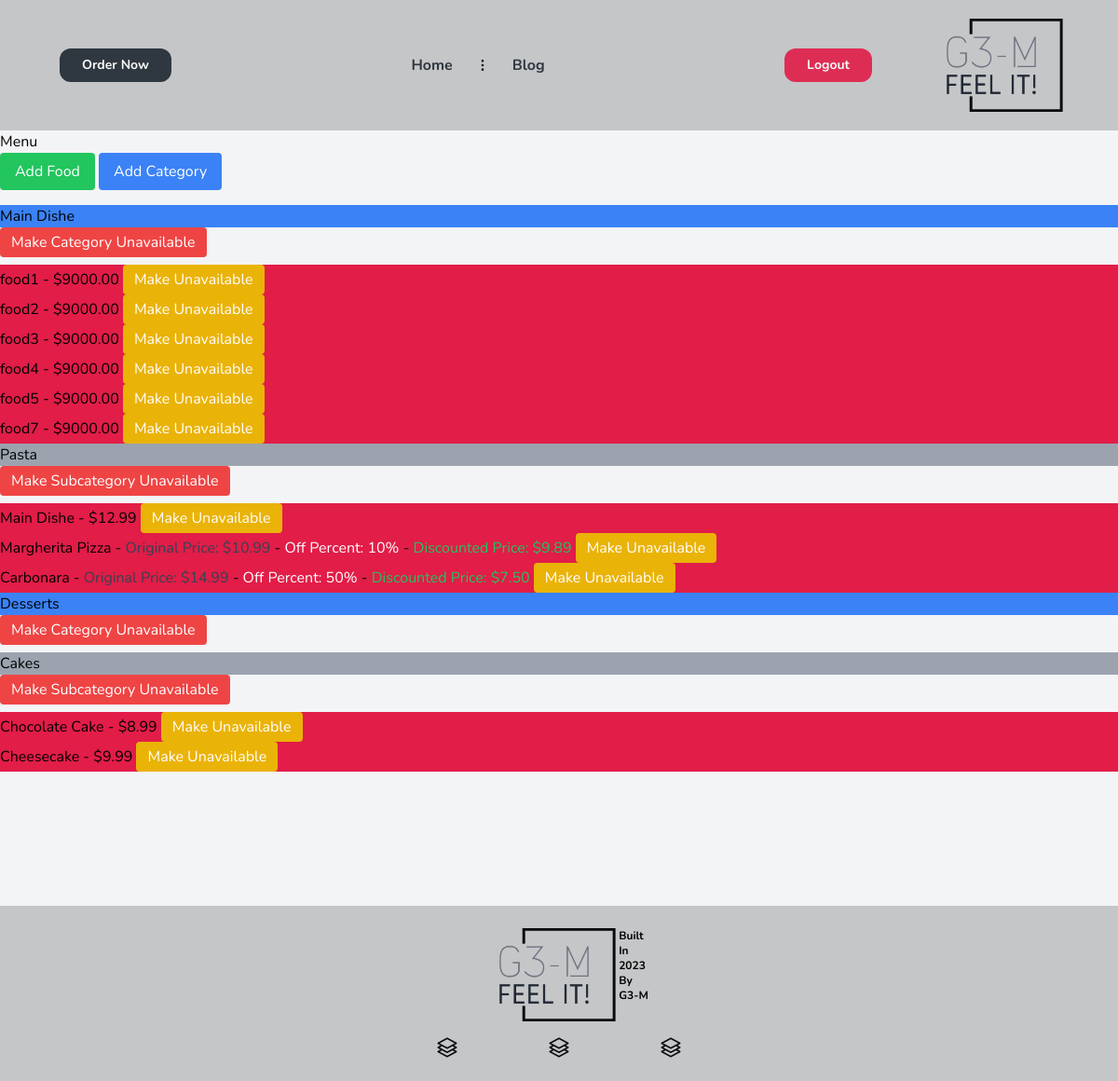
Before: /foods/list-food (signed in) with the older database file.
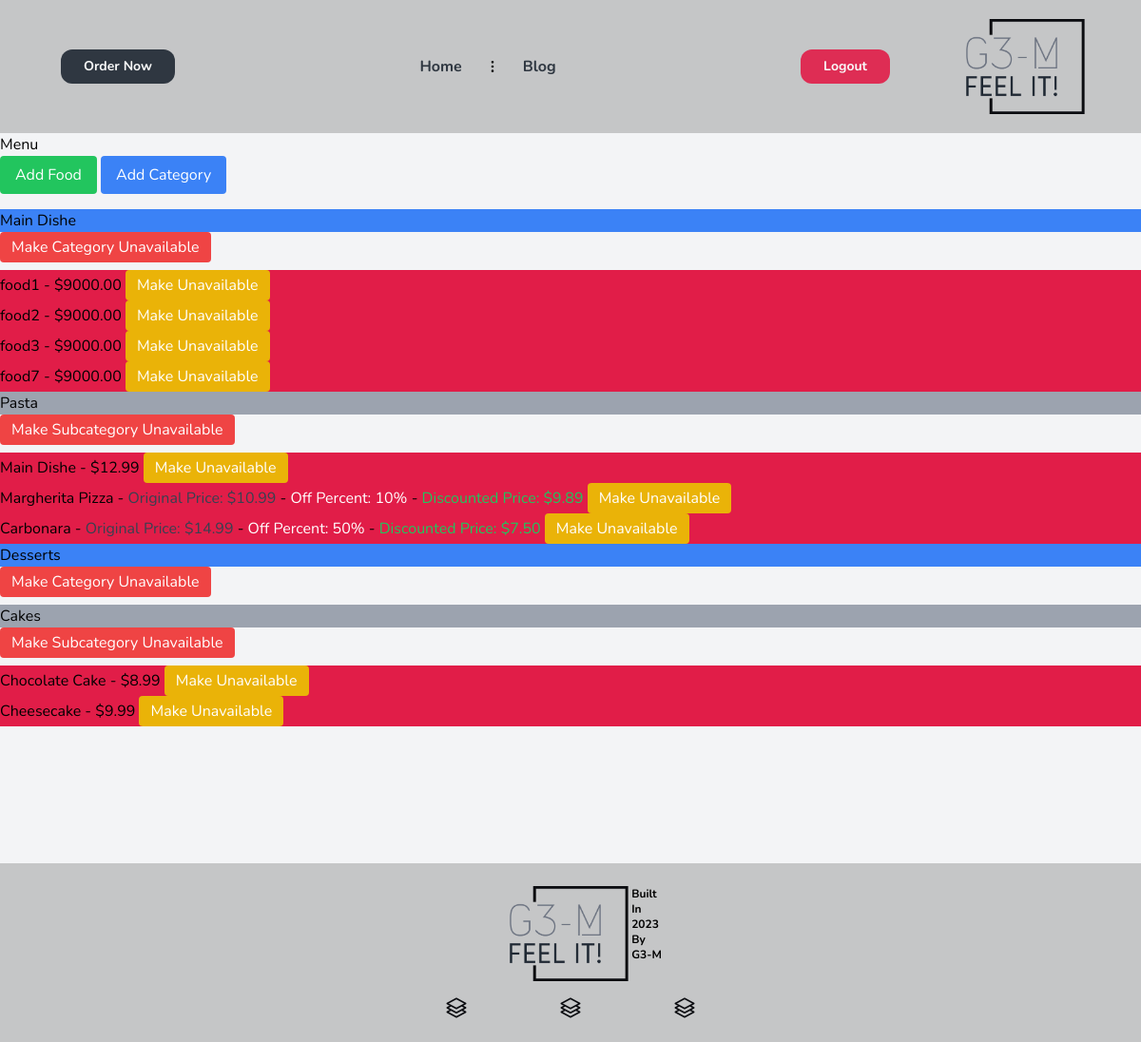
After: the same page with the newer database file.
### foodmenu/models.py (models this page shows, shortened)
class Food(BaseModel):
    name = models.CharField(max_length=100)
    price = models.DecimalField(max_digits=10, decimal_places=2)
    availability = models.BooleanField(default=True)
    off = models.PositiveSmallIntegerField(default=0)
    category = models.ForeignKey('Category', on_delete=models.PROTECT)
    @property
    def price_after_off(self):
        result = self.price - (self.price * self.off / 100)
        return round(result, 2)

### foodmenu/views.py (the view)
# urls.py: path('list-food', views.ListFoodView.as_view(), name='list-food'),
class ListFoodView(View):
    template_name = 'Food_ListTemplate.html'
    login_url = 'users:login'
    @staff_or_superuser_required
    def get(self, request):
        menu_data = json_menu_generator()
        return render(request, self.template_name, {'menu_data': menu_data})

### core/models.py (called while the page is built)
    def get_queryset(self):
        return super().get_queryset().filter(deleted_at__isnull=True)

### foodmenu/models.py (called while the page is built)
    @property
    def is_subcategory(self):
        return self.parent is not None

### utils.py (called while the page is built)
def is_parent(category):
    subcategory_query = Category.objects.select_related('parent').prefetch_related(Prefetch('subcategories',
                        queryset=Category.objects.select_related('parent'))).filter(parent=category).exists()
    return subcategory_query or category.parent is None

def staff_or_superuser_required(view_func):
    @wraps(view_func)
    def _wrapped_view(self, request, *args, **kwargs):
        if not request.user.is_authenticated or not is_staff_or_superuser(request.user):
            messages.error(request, 'You are not allowed to access this page.')
            return redirect('users:login')
        return view_func(self, request, *args, **kwargs)  # another magic here this logic made by me :)
    return _wrapped_view

def is_staff_or_superuser(user):
    return user.is_active and (user.is_staff or user.is_superuser)

### templates/Food_ListTemplate.html (shortened to what this page needs)
{% extends "base.html" %}
{% load widget_tweaks %}
{% block content %}
    <h1>Menu</h1>
    <div class="mb-4">
        <button class="bg-green-500 text-white px-4 py-2 rounded">Add Food</button>
        <button class="bg-blue-500 text-white px-4 py-2 rounded">Add Category</button>
    </div>
    {% for category in menu_data %}
        <h2 class="bg-blue-500">{{ category.name }}</h2>
        <div class="mb-2">
            <button class="bg-red-500 text-white px-3 py-1 rounded">Make Category Unavailable</button>
        </div>
        {% if category.foods %}
            <ul>
                {% for food in category.foods %}
                    <li class="bg-rose-600">
                        {{ food.name }} -
                        {% if food.off_percent %}
                            <span class="text-gray-600">Original Price: ${{ food.original_price }}</span> -
                            <span class="text-white">Off Percent: {{ food.off_percent }}%</span> -
                            <span class="text-green-500">Discounted Price: ${{ food.price_after_off }}</span>
                        {% else %}
                            ${{ food.original_price }}
                        {% endif %}
                        <button class="bg-yellow-500 text-white px-3 py-1 rounded">Make Unavailable</button>
                    </li>
                {% endfor %}
            </ul>
        {% endif %}
        {% for subcategory in category.subcategories %}
            <h3 class="bg-gray-400">{{ subcategory.name }}</h3>
            <div class="mb-2">
                <button class="bg-red-500 text-white px-3 py-1 rounded">Make Subcategory Unavailable</button>
            </div>
            {% if subcategory.foods %}
                <ul>
                    {% for food in subcategory.foods %}
                        <li class="bg-rose-600">
                            {{ food.name }} -
                            {% if food.off_percent %}
                                <span class="text-gray-700">Original Price: ${{ food.original_price }}</span> -
                                <span class="text-white">Off Percent: {{ food.off_percent }}%</span> -
                                <span class="text-green-500">Discounted Price: ${{ food.price_after_off }}</span>
                            {% else %}
                                ${{ food.original_price }}
                            {% endif %}
                            <button class="bg-yellow-500 text-white px-3 py-1 rounded">Make Unavailable</button>
                        </li>
                    {% endfor %}
                </ul>
            {% endif %}
        {% endfor %}
    {% endfor %}
{% endblock %}

Changed rows visible on the page:
removed Food: name "food4", original_price "9000.00"
removed Food: name "food5", original_price "9000.00"
Other visible differences:
list line gone: "- $ Make Unavailable - $ Make Unavailable"
